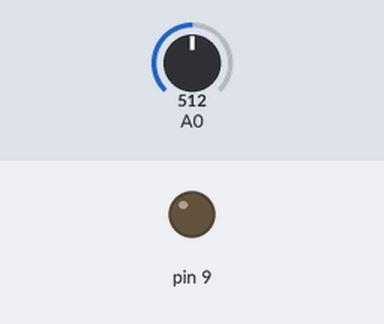
A sketch run on a simulated Arduino Uno, built with avr-gcc and run on an emulated ATmega328P. Shown: output pins drawn as LEDs (lit = HIGH). The inputs (shaded band) are chosen by the test bench; at power-on: A0 = 512.

Above: at 1.2 s.
1.3 s: A0 set to 0
At 3.69 s:
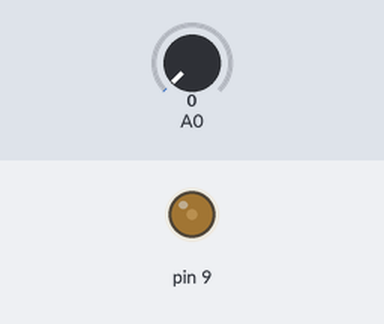
4.3 s: A0 set to 110
5.8 s: A0 set to 72
At 7.0 s:
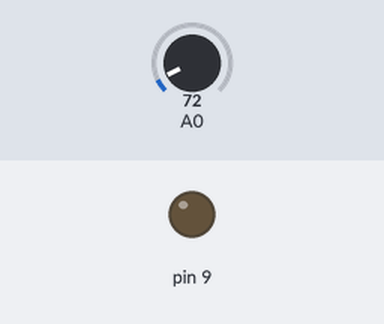
7.3 s: A0 set to 57
10.3 s: A0 set to 122
Timing chart, 0 to 12.8 s (numbered marks = the images above; inputs shaded):
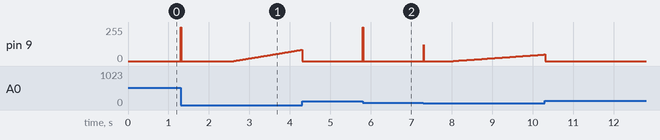

Measured:
- after the input at 5.8 s, pin 9: 0/255 → 255/255 at once, → 0/255 0.01 s later

The sketch:

PID.ino
```cpp
class PIDController {
  private:
    float kp, ki, kd;  // PID gains
    float setpoint;    // Desired value
    float integral;    // Integral term
    float prevError;   // Previous error for derivative
    unsigned long prevTime;  // Previous time for dt calculation
    float outputMin, outputMax;  // Output limits

  public:
    PIDController(float p, float i, float d, float min, float max) {
      kp = p;
      ki = i;
      kd = d;
      outputMin = min;
      outputMax = max;
      integral = 0;
      prevError = 0;
      prevTime = 0;
      setpoint = 0;
    }

    void setSetpoint(float sp) {
      setpoint = sp;
    }

    void resetIntegral() {
      integral = 0;
    }

    float compute(float input) {
      // Calculate time difference
      unsigned long now = millis();
      float dt = (now - prevTime) / 1000.0;  // Convert to seconds

      if (prevTime == 0) {
        prevTime = now;
        return 0;
      }

      // Calculate error
      float error = setpoint - input;

      // Proportional term
      float P = kp * error;

      // Integral term
      integral += error * dt;
      float I = ki * integral;

      // Derivative term
      float derivative = (error - prevError) / dt;
      float D = kd * derivative;

      // Calculate total output
      float output = P + I + D;

      // Apply output limits
      if (output > outputMax) {
        output = outputMax;
      } else if (output < outputMin) {
        output = outputMin;
      }

      // Save values for next iteration
      prevError = error;
      prevTime = now;

      return output;
    }
};

PIDController pid(2.0, 0.5, 0.1, 0, 255);

// Example usage:
void setup() {
  // Create PID controller with:
  // Kp = 2.0, Ki = 0.5, Kd = 0.1
  // Output limits: 0 to 255 (for PWM)
  // Set target value
  pid.setSetpoint(100);
}

void loop() {
  // Read your sensor
  float sensorValue = analogRead(A0);

  // Compute PID output
  float output = pid.compute(sensorValue);
  // Apply to actuator (e.g., motor)
  analogWrite(9, output);

  delay(10);  // Small delay for stability
}
```
